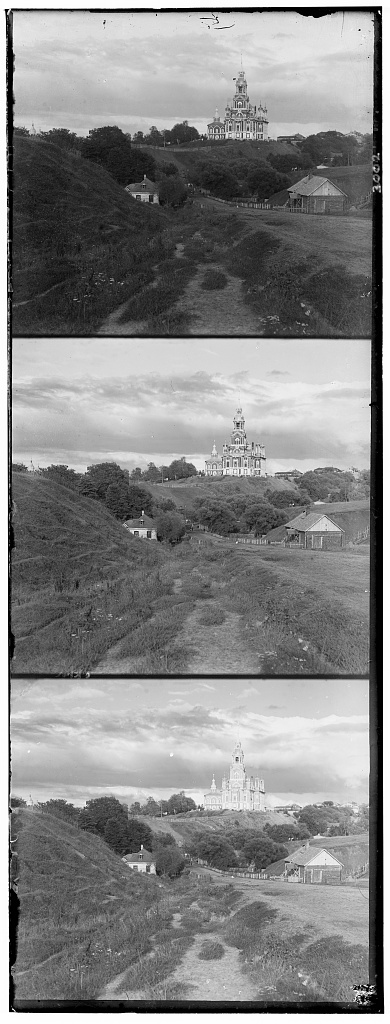
#> input picture Project-1/cathedral.jpg, 390 x 1024 px
$ jupyter execute --allow-errors test.ipynb
#> lines starting #> are read from the running program, lines starting #| are printed output that depends on the picture; long printed decimals are rounded
[cell 1]
# CS180 (CS280A): Project 1 starter Python code

# these are just some suggested libraries
# instead of scikit-image you could use matplotlib and opencv to read, write, and display images

import numpy as np
import skimage as sk
import skimage.io as skio

# name of the input file
imname = 'cathedral.jpg'

# read in the image
im = skio.imread(imname)
#> im is the input picture: shape (1024, 390); min 0, max 255, mean 133.7

# convert to double (might want to do this later on to save memory)
im = sk.img_as_float(im)

# compute the height of each part (just 1/3 of total)
height = np.floor(im.shape[0] / 3.0).astype(int)
#> height = 341

# separate color channels
b = im[:height]
g = im[height: 2*height]
r = im[2*height: 3*height]

[cell 2]
im_out = np.dstack([r, g, b])

im_init_jpg = sk.img_as_ubyte(im_out)

# save the image
fname = f'./to_deliver/cathedralinit.jpg'
skio.imsave(fname, im_init_jpg)

# display the image
skio.imshow(im_out)
skio.show()

[cell 3]
def get_NCC(X1,X2):
    return np.sum((X1/np.linalg.norm(X1)) * (X2/np.linalg.norm(X2)))

[cell 4]
temp = np.dstack([r, g, b])
skio.imshow(temp)

[cell 5]
rolled_g = np.roll(g,(1,-1), axis = (0,1))
rolled_r = np.roll(r,(7,-1), axis = (0,1))
temp = np.dstack([rolled_r, rolled_g, b])
skio.imshow(temp)

[cell 6]
#adjust brightness

print(np.mean(r))
#| 0.5845
print(np.mean(g))
#| 0.5402
print(np.mean(b))
#| 0.4469

[cell 7]
rolled_g = np.roll(g,(1,0), axis = (0,1))
rolled_r = np.roll(r,(8,0), axis = (0,1))
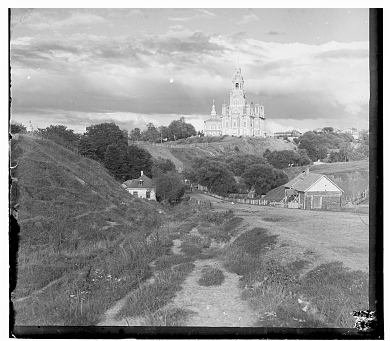
#> rolled_r: shape (341, 390) float64; min 0, max 1, mean 0.584

im_out = np.dstack([rolled_r-(np.mean(r)-np.mean(b)), rolled_g-(np.mean(g)-np.mean(b)), b])

im_init_jpg = sk.img_as_ubyte(im_out)

# save the image
fname = f'./to_deliver/cathedral.jpg'
skio.imsave(fname, im_init_jpg)
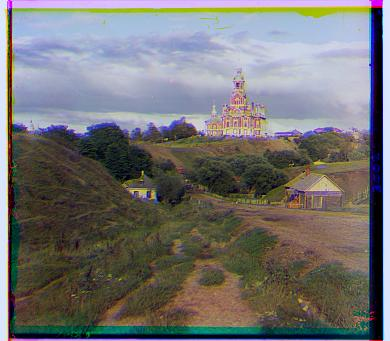
#> saved as cathedral.jpg: shape (341, 390, 3); mean R, G, B 115.7, 114.3, 113.9

# display the image
skio.imshow(im_out)
skio.show()

[cell 8]
# using y as base, adjust the position and brightness of x
def get_NCC(X1,X2):
    return np.sum((X1/np.linalg.norm(X1)) * (X2/np.linalg.norm(X2)))

def align(x,y):

    best_NCC, best_i, best_j = -1,-1,-1
    v_adjust = x.shape[0]//30
#> v_adjust = 11
    h_adjust = x.shape[1]//30
#> h_adjust = 13
    for i in range(-v_adjust,v_adjust+1):
        for j in range(-h_adjust,h_adjust+1):
            rolled_x = np.roll(x,(i,j), axis = (0,1))
            cur_NCC = get_NCC(rolled_x,y)
            if cur_NCC > best_NCC:
                best_i, best_j, best_NCC = i,j,cur_NCC
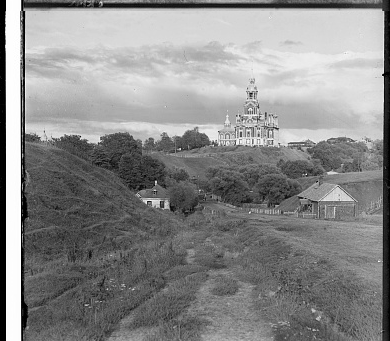
#> rolled_x: shape (341, 390) float64; min 0, max 1, mean 0.54
#> after the loop, best_NCC = 0.948; best_i = 1; best_j = -1

    rolled_x = np.roll(x, (best_i,best_j), axis = (0,1))
    return rolled_x-(np.mean(x)-np.mean(y))

[cell 9]
ag = align(g, b)
ar = align(r, b)
#> after the loop in align (call 2), `for i in range(-v_adjust,v_adjust+1):`:
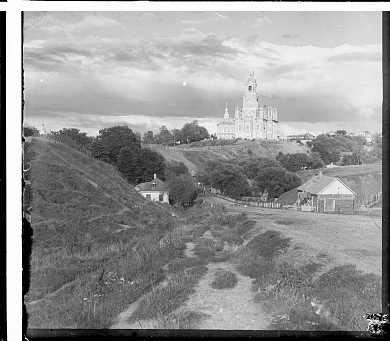
#> rolled_x: shape (341, 390) float64; min 0, max 1, mean 0.584
#> after the loop in align (call 2), `for i in range(-v_adjust,v_adjust+1):`: best_NCC = 0.932; best_i = 7; best_j = -1
im_out = np.dstack([ar, ag, b])
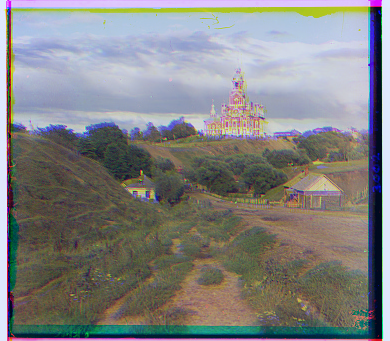
#> im_out: shape (341, 390, 3) float64; mean of channels 0, 1, 2 0.447, 0.447, 0.447; drawn with min black and max white
skio.imshow(im_out)
skio.show()

[cell 10]
def gaussian_blur(x, kernel = np.array([[1,2,1],
                                        [2,4,2],
                                        [1,2,1]])/16):
    padding = kernel.shape[0]//2
#> padding = 1
    padded_x = np.pad(x,padding)

    toReturn = np.zeros(x.shape)

    for i in range(toReturn.shape[0]):
        for j in range(toReturn.shape[1]):
            toReturn[i,j] = np.sum(padded_x[i:i+padding+2,
                                            j:j+padding+2]*kernel)

    return toReturn

[cell 11]
blur_temp = gaussian_blur(temp[:,:,0])
blur_temp.shape
#> Out = (341, 390)

[cell 12]
dsed_temp = temp[0:-1:2,0:-1:2,:]
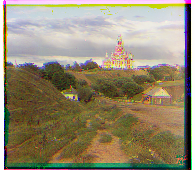
#> dsed_temp: shape (170, 195, 3) float64; mean of channels 0, 1, 2 0.584, 0.541, 0.447; drawn as R, G, B
skio.imshow(dsed_temp)
skio.show()

[cell 13]
# take input of a list containing one element: the full size image,
# and the size of pyrdamid needed

def generate_pyramid(pyramid_base, size = 4):
    if size != 1:
        last_layer = pyramid_base[-1]
        blurred_layer = np.dstack([gaussian_blur(last_layer[:,:,0]),
                                   gaussian_blur(last_layer[:,:,1]),
                                   gaussian_blur(last_layer[:,:,2])])
        dsed_layer = blurred_layer[0:-1:2,0:-1:2,:]
        pyramid_base.append(dsed_layer)
        generate_pyramid(pyramid_base, size-1)
#> call 2 of generate_pyramid, with size = 3
#> after the loop in gaussian_blur (call 6), `for i in range(toReturn.shape[0]):`:
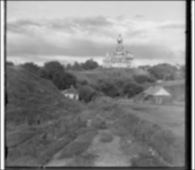
#> toReturn: shape (170, 195) float64; min 0.00222, max 0.994, mean 0.533
#> after the loop in gaussian_blur (call 7), `for i in range(toReturn.shape[0]):`:
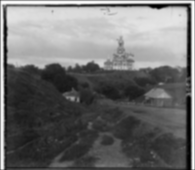
#> toReturn: shape (170, 195) float64; min 0.00302, max 0.996, mean 0.44
#> in generate_pyramid (call 2), `dsed_layer = blurred_layer[0:-1:2,0:-1:2,:]`:
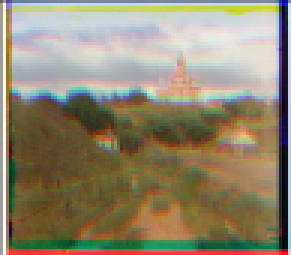
#> dsed_layer: shape (85, 97, 3) float64 (shown 3 times larger); mean of channels 0, 1, 2 0.573, 0.531, 0.437; drawn as R, G, B
#> after the loop in gaussian_blur (call 8), `for i in range(toReturn.shape[0]):`:
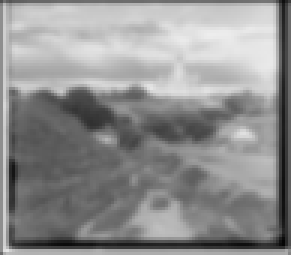
#> toReturn: shape (85, 97) float64 (shown 3 times larger); min 0.0172, max 0.931, mean 0.565

    return pyramid_base

[cell 14]
pyramid = generate_pyramid([np.dstack([r, g, b])])
#> pyramid = 4 items

[cell 15]
len(pyramid)
#> Out = 4

$ run again, with Project-1/monastery.jpg copied over Project-1/cathedral.jpg
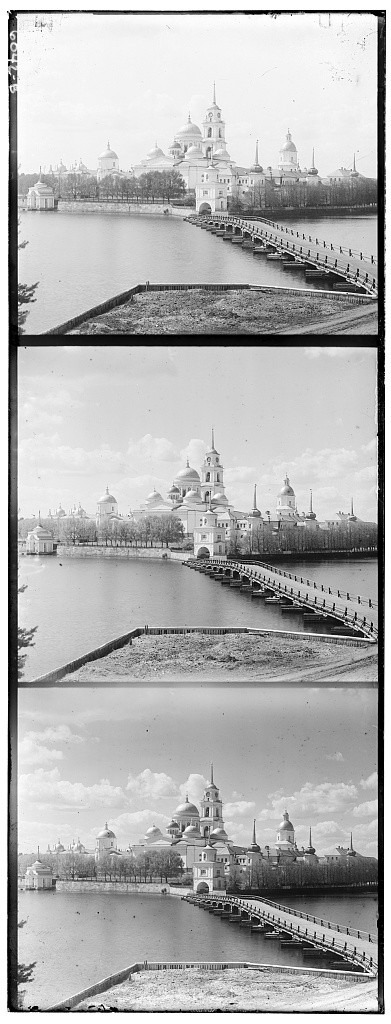
#> input picture Project-1/monastery.jpg, 391 x 1024 px
#> im is the input picture: shape (1024, 391); min 0, max 255, mean 177.7
#| 0.6562
#| 0.6912
#| 0.7421
#> after the loop in align, `for i in range(-v_adjust,v_adjust+1):`: best_NCC = 0.974; best_i = -6; best_j = 0
#> after the loop in align (call 2), `for i in range(-v_adjust,v_adjust+1):`:
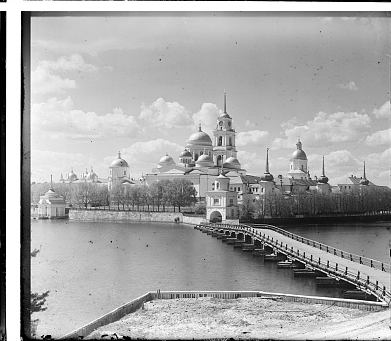
#> rolled_x: shape (341, 391) float64; min 0, max 1, mean 0.656
#> after the loop in align (call 2), `for i in range(-v_adjust,v_adjust+1):`: best_NCC = 0.951; best_i = 9; best_j = 1
#> padded_x: shape (172, 197) float64
#> blurred_layer: shape (170, 195, 3) float64
#> dsed_layer: shape (85, 97, 3) float64
#> padded_x: shape (87, 99) float64
#> x: shape (85, 97) float64
#> in gaussian_blur (call 9), `padded_x = np.pad(x,padding)`:
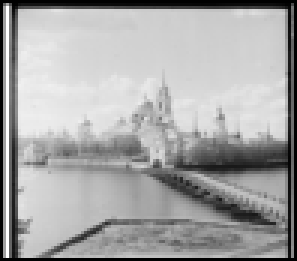
#> padded_x: shape (87, 99) float64 (shown 3 times larger); min 0, max 1, mean 0.653
#> pyramid = 4 items
#> `len(pyramid)`: Out = 4

$ run again, with Project-1/tobolsk.jpg copied over Project-1/cathedral.jpg
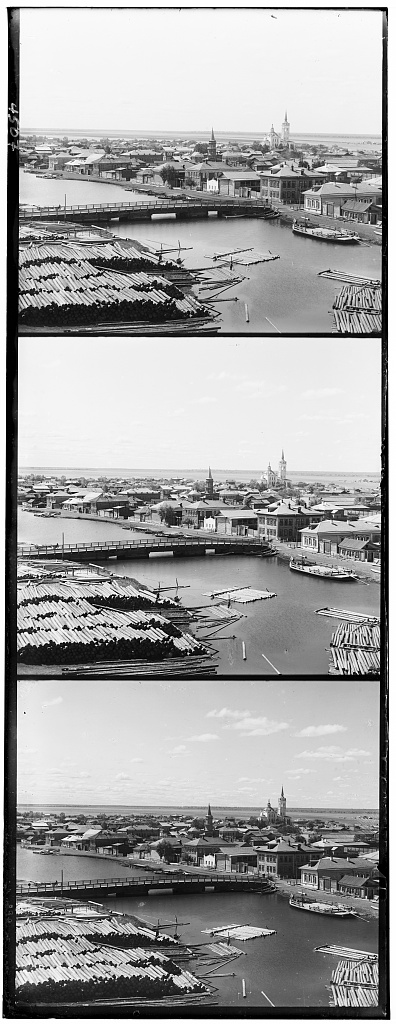
#> input picture Project-1/tobolsk.jpg, 396 x 1024 px
#> im is the input picture: shape (1024, 396); min 0, max 255, mean 161
#| 0.5519
#| 0.6595
#| 0.6816
#> after the loop in align, `for i in range(-v_adjust,v_adjust+1):`: best_NCC = 0.967; best_i = 3; best_j = 2
#> padded_x: shape (172, 200) float64
#> blurred_layer: shape (170, 198, 3) float64
#> dsed_layer: shape (85, 99, 3) float64
#> padded_x: shape (87, 101) float64
#> x: shape (85, 99) float64
#> in gaussian_blur (call 9), `padded_x = np.pad(x,padding)`:
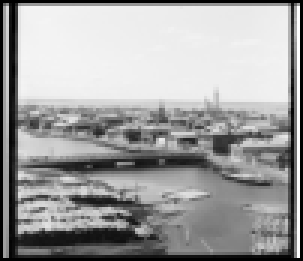
#> padded_x: shape (87, 101) float64 (shown 3 times larger); min 0, max 0.999, mean 0.627
#> pyramid = 4 items
#> `len(pyramid)`: Out = 4
